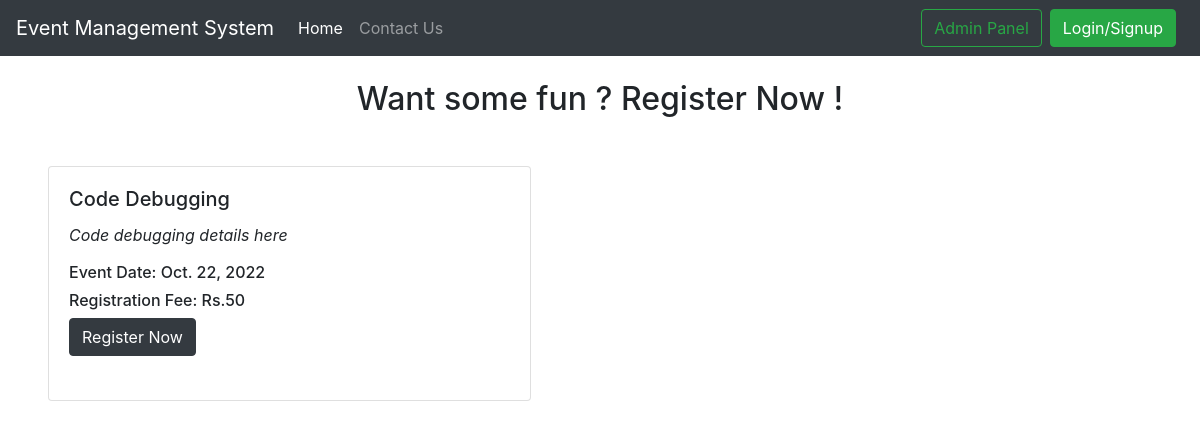
Before: / with the older database file.
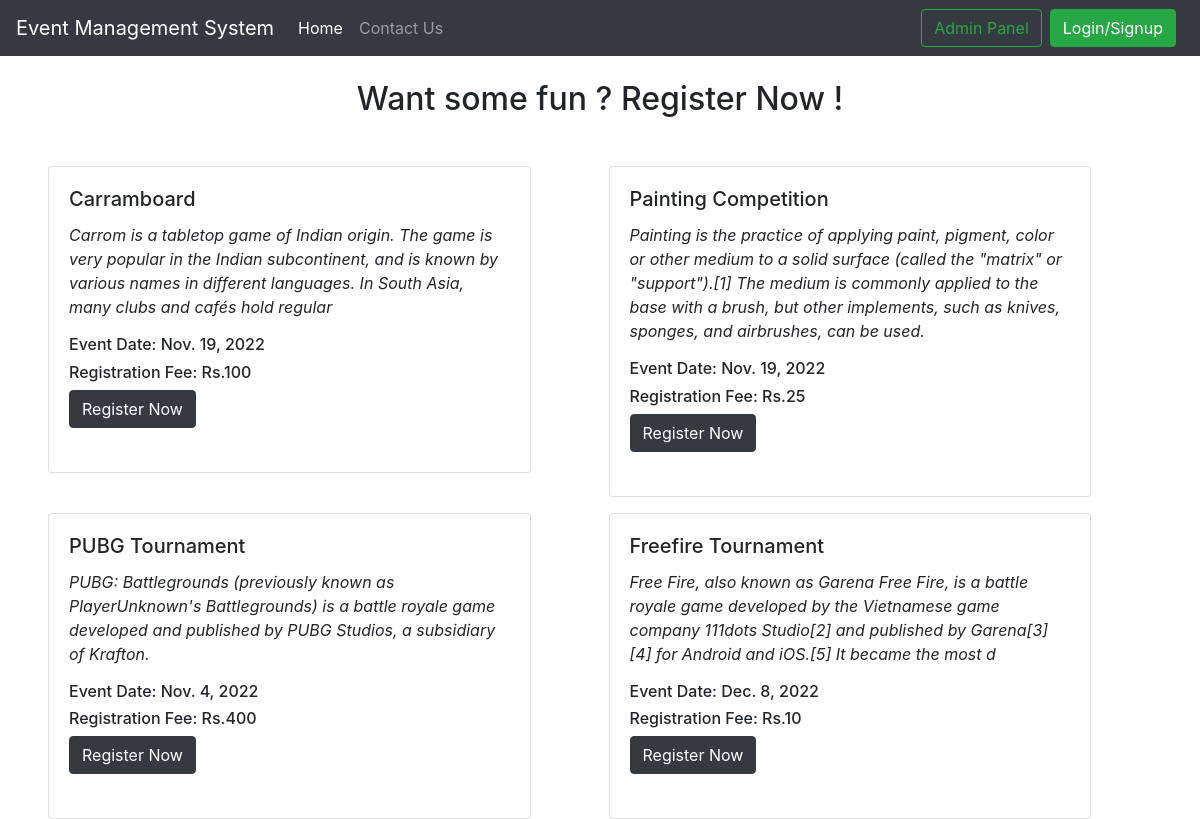
After: the same page with the newer database file.
### signup_app/models.py (models this page shows, shortened)
class Event_table(models.Model):
    event_id = models.AutoField
    event_name = models.CharField(max_length=20)
    description = models.CharField(max_length=200)
    event_price = models.IntegerField(default=0)
    event_date = models.DateField()

### signup_app/views.py (the view)
# urls.py: path('', views.index, name="home"),
def index(request):
    global event_table_data, past_events, ongoing_events, upcoming_events, registered
    username = request.user.username
    event_table_data = Event_table.objects.all()
    registered = Registration.objects.filter(username = username)
    CurrentDate = datetime.now()
    YestardayDate = datetime.now()-timedelta(1)
    TomorrowDate = datetime.now()+timedelta(1)
    past_events = Event_table.objects.filter(event_date__range = ["2020-01-01",YestardayDate])
    ongoing_events = Event_table.objects.filter(event_date = CurrentDate)
    upcoming_events = Event_table.objects.filter(event_date__range = [TomorrowDate,"2030-01-01"])
    params = {
        'event': event_table_data,
        'registrations': registered,
        'past_events': past_events,
        'ongoing_events': ongoing_events,
        'upcoming_events': upcoming_events,
        'CurrentDate': CurrentDate
    }
    return render (request,"index.html", params)

### signup_app/templates/index.html (shortened to what this page needs)
{% extends 'basic.html' %}
{% block navbar_name %}Event Management System{% endblock navbar_name %}
{% block homeactive %}active{% endblock homeactive %}
{% block head %}
<link rel="stylesheet" href="https://stackpath.bootstrapcdn.com/bootstrap/4.5.2/css/bootstrap.min.css"
>
{% endblock head %}
{% block body %}
{% load static %}
{% if user.is_authenticated %}
<div class="row">
    <div class="card border-dark mb-5 mx-auto" style="width: 18rem;">
        <div class="card-header">Past Events</div>
        <div class="card-body text-dark">
            {% for i in past_events %}
            <h5 class="card-title">{{forloop.counter}}. {{i.event_name}}</h5>
            <p class="card-title">{{i.event_date}}</p>
            {% endfor %}
            {% if user.is_superuser %}
            <a href="/deleteevent/"><button type="button" class="btn btn-danger mx-auto">Delete Events Data</button></a>
            {% else %}
            {% endif %}
        </div>
    </div>
    <div class="card border-dark mb-5 mx-auto" style="width: 18rem;">
        <div class="card-header">Ongoing Events Today <BR>{{CurrentDate}}</div>
        <div class="card-body text-dark">
            {% for i in ongoing_events %}
            <h5 class="card-title">{{forloop.counter}}. {{i.event_name}}</h5>
            {% endfor %}
        </div>
    </div>
    <div class="card border-dark mb-5 mx-auto" style="width: 18rem;">
        <div class="card-header">Your upcoming registrations</div>
        <div class="card-body text-dark">
            {% for i in registrations %}
            <h5 class="card-title">{{forloop.counter}}. {{i.event_name}}</h5>
            <p class="card-title">{{i.event_date}}</p>
            {% endfor %}
            <a href="/deregister_page/"><button type="button" class="btn btn-danger mx-auto">De-register</button></a>
        </div>
    </div>
</div>
    <h3 align="center">Hurry Up ! Upcoming Events to register</h3>
<div class="row">
    {% for i in upcoming_events|slice:"0:"%}
    <div class="col-sm-5 ml-5 mt-3">
        <div class="card">
            <div class="card-body">
                <h4 class="card-title">{{i.event_name}}</h4>
                <h6 class="card-text">Event Date: {{i.event_date}}</h6>
                <h6 class="card-text">Registration Fee: Rs.{{i.event_price}}</h6><BR>
                <form action="register/" method="POST">{% csrf_token %}
                    <button type="submit" name="event_name" value="{{i.event_name}}" class="btn btn-primary mr-3">Register Now</button>
                    <button type="button" class="btn btn-outline-dark"
                    data-toggle="modal"
                    data-target="#exampleModal"
                    data-event_name="{{i.event_name}}"
                    data-description="{{i.description}}"
                    data-event_price="{{i.event_price}}"
                    data-event_date="{{i.event_date}}">
                        More Details
                    </button><BR>
                </form>
            </div>
        </div>
    </div>
    {% endfor %}
</div>
{% else %}
<div class="row ">
    {% for i in upcoming_events|slice:"0:"%}
    <div class="col-sm-5 ml-5 mt-3">
        <div class="card">
            <div class="card-body">
                <h5 class="card-title">{{i.event_name}}</h5>
                <p class="card-text"><i>{{i.description}}</i></p>
                <h6 class="card-text">Event Date: {{i.event_date}}</h6>
                <h6 class="card-text">Registration Fee: Rs.{{i.event_price}}</h6>
                <form action="redirect_loginpage/" method="POST">{% csrf_token %}
                    <button type="submit" name="event_name" value="{{i.event_name}}" class="btn btn-dark">Register
                        Now</button><BR><BR>
                </form>
            </div>
        </div>
    </div>
    {% endfor %}
</div>
{% endif %}
{% endblock body %}

### signup_app/templates/basic.html (shortened to what this page needs)
<!doctype html>
<html lang="en">
<head>
  {% block head %} {% endblock head %}
</head>
<body>
  <nav class="navbar navbar-expand-lg navbar-dark bg-dark">
    <a class="navbar-brand" href="#">{% block navbar_name %} {% endblock navbar_name %}</a>
    <div class="collapse navbar-collapse" id="navbarSupportedContent">
      <ul class="navbar-nav mr-auto">
        <li class="nav-item {% block homeactive %}  {% endblock homeactive %}">
          <a class="nav-link" href="/">Home<span class="sr-only">(current)</span></a>
        </li>
        <li class="nav-item {% block aboutactive %}  {% endblock aboutactive %}">
          <a class="nav-link" href="/contactus/">Contact Us</a>
        </li>
      </ul>
      <div class="ml-auto form-inline ">
        <a href="/admin" role="button" target="_blank" class="btn btn-outline-success m-2 my-sm-0"> Admin Panel </a>
        {% if user.is_authenticated %}
        <ul class="navbar-nav mr-4">
          <li class="nav-item dropdown">
            <a class="nav-link dropdown-toggle" href='#' id="navbarDropdown" role="button" data-toggle="dropdown">
              {{request.user.first_name}}</a>
            <div class="dropdown-menu dropdown-menu-right">
              <a class="dropdown-item" href="/userprofile/">User Profile</a>
              <a class="dropdown-item" href="/dashboard_password/">Change Password</a>
              <a class="dropdown-item" href="/logout">Logout</a>
            </div>
          </li>
        </ul>
      </div>
      {% else %}
      <a href="loginpage/"><button type="button" class="btn btn-success mr-2">
          Login/Signup
        </button></a>
      {% endif %}
    </div>
  </nav>
  {% if user.is_authenticated %}
  <BR>
  <div align="center">
    {% if user.is_superuser %}
      <a href="/createevent/"><button type="button" class="btn btn-success">Create New Event</button></a>
      <a href="/modifyevent/"><button type="button" class="btn btn-primary">Modify Event</button></a>
      <a href="/deleteevent/"><button type="button" class="btn btn-danger">Delete Event</button></a>
      <BR><BR>
    {% else %}
          <BR>
    {% endif %}
  {% else %}
  <BR>
  <h2 align="center"> Want some fun ? Register Now ! </h2>
  <BR>
  {% endif %}
  {% block body %} {% endblock %}
</body>
</html>

### signup_app/templates/basic.html (style rules this page uses)
html, body { overflow-x: hidden !important; }

Changed rows visible on the page:
removed Event_table: event_name "Code Debugging", description "Code debugging details here", event_date "Oct. 22, 2022", event_price "50"
now on this page (row edited): Event_table: event_name "Carramboard", description "Carrom is a tabletop game of Indian origin. The game is very popular in the Indian subcontinent, and is known by various names in different languages. In South Asia, many clubs and cafés hold regular", event_date "Nov. 19, 2022", event_price "100"
added Event_table: event_name "Painting Competition", description "Painting is the practice of applying paint, pigment, color or other medium to a solid surface (called the \"matrix\" or \"support\").[1] The medium is commonly applied to the base with a brush, but other implements, such as knives, sponges, and airbrushes, can be used.", event_date "Nov. 19, 2022", event_price "25"
added Event_table: event_name "PUBG Tournament", description "PUBG: Battlegrounds (previously known as PlayerUnknown's Battlegrounds) is a battle royale game developed and published by PUBG Studios, a subsidiary of Krafton.", event_date "Nov. 4, 2022", event_price "400"
added Event_table: event_name "Freefire Tournament", description "Free Fire, also known as Garena Free Fire, is a battle royale game developed by the Vietnamese game company 111dots Studio[2] and published by Garena[3][4] for Android and iOS.[5] It became the most d", event_date "Dec. 8, 2022", event_price "10"
